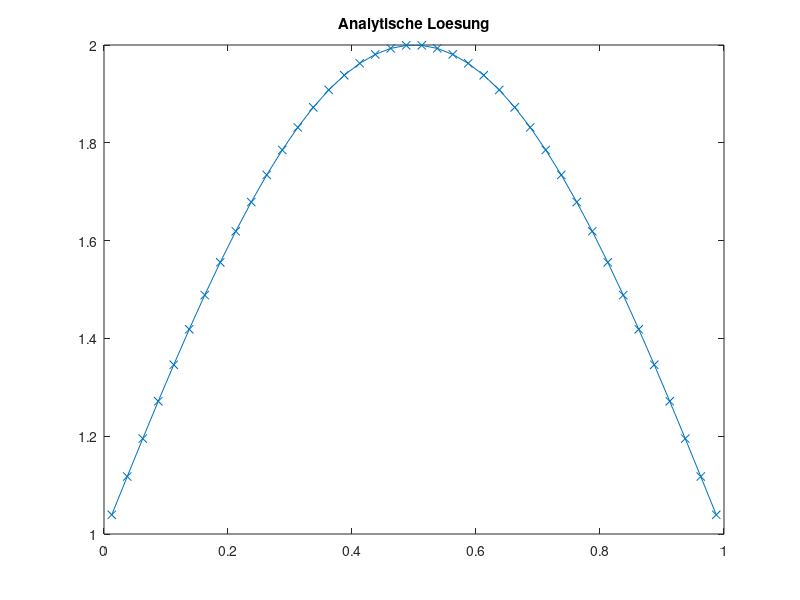
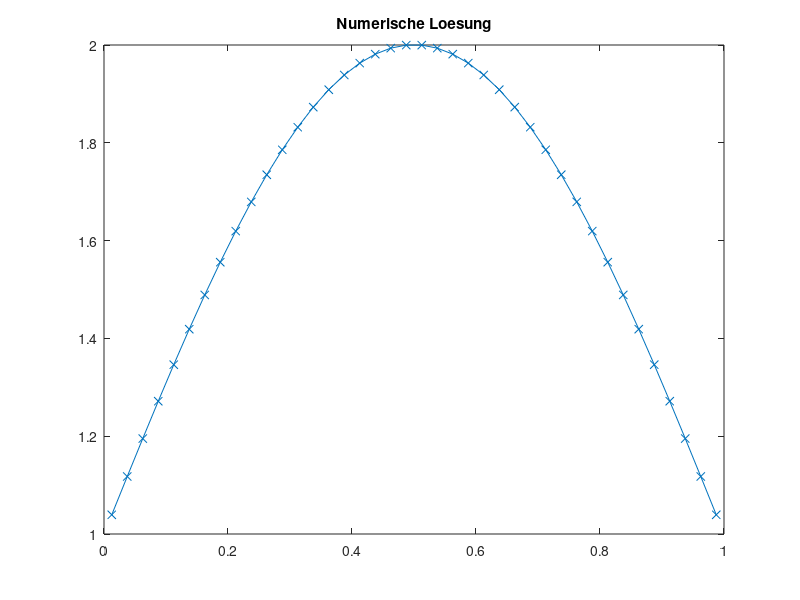
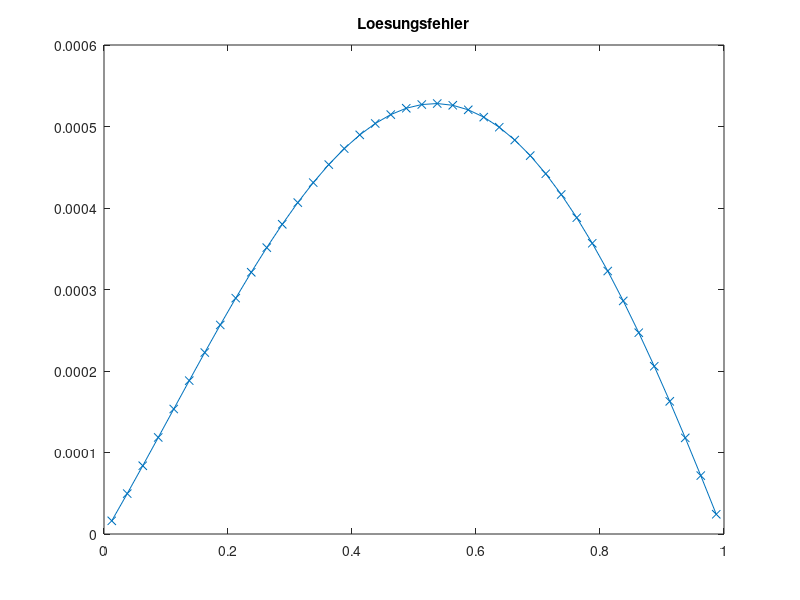

MATLAB code for these plots, in order:
clc
clear all
close all

SOL=@(x) sin(pi*x)+1;
MSOL=@(x) pi*cos(pi*x)-pi^2*sin(pi*x);
DIF=1.0;
KONV=1.0;
BETA=0.5;
XMIN=0.0;
XMAX=1.0;

N=40; % KV's

X = linspace(XMIN, XMAX, N+1);
XC = (X(1:N)+X(2:N+1))/2;
XCR = [XMIN, XC, XMAX];

%%% ANALYTISCHE LÖSUNG
TA = zeros(1, N);
for I=1:N
  TA(I)=SOL(XC(I));
end

figure(1)
plot(XC, TA, 'x-');
title('Analytische Loesung')

%%% FVM Lösung

% Randbedingungen
RBE = SOL(XMAX);
RBW = SOL(XMIN);

% Koeffizienten speichern
AP = zeros(1, N);
AE = zeros(1, N);
AW = zeros(1, N);

for I=1:N
  DX = X(I+1)-X(I);

  DXE = XCR(I+2)-XCR(I+1);
  DXW = XCR(I+1)-XCR(I);

  AE(I) = DIF/(DXE*DX);
  AW(I) = DIF/(DXW*DX);

  AP(I) = -AE(I)-AW(I);

  DCDSE = (X(I+1)-XCR(I+1))/DXE;
  DCDSW = (XCR(I+1)-X(I))/DXW;

  AEK(I) = KONV/DX * DCDSE;
  AWK(I) = -KONV/DX * DCDSW;

  APK(I) = KONV/DX * ((1-DCDSE)-(1-DCDSW));
  AK(I) = KONV/DX;
end

% Gesamtgleichungssystem aufstellen
A = zeros(N);
b = zeros(N,1);

for I=1:N
  b(I) = MSOL(XC(I));

  % Hauptdiagonale
  A(I,I) = AP(I) + APK(I);

  % Westliche Nebendiagonale
  if mod(I,N)==1
    b(I) = b(I) - AW(I)*RBW + AK(I)*RBW;
  else
    A(I, I-1) = AW(I) + AWK(I);
  end

  % Östliche Nebendiagonale
  if mod(I,N)==0
    b(I) = b(I) - AE(I)*RBE - AK(I)*RBE;
  else
    A(I, I+1) = AE(I) + AEK(I);
  end
end

T=A\b;

figure(2)
plot(XC, T, 'x-');
title('Numerische Loesung')

%%% Lösungsfehler berechnen
SERR=0.0;
ERR=zeros(1, N);
for I=1:N
    ERR(I)=T(I)-TA(I);
    SERR=SERR+ERR(I)^2;
end
SERR=sqrt(SERR/(N));

figure(3)
plot(XC, ERR, 'x-');
title('Loesungsfehler')

fprintf('Summierter Fehler %16.10e N=%g\n', SERR, N);


%%% ORDNUNG  BESTIMMEN
ERR5=2.4182329465e-02;
ERR10=5.9638142082e-03;
ERR20=1.4859620816e-03;
ERR40=3.7118037236e-04;
op=log((ERR5)/(ERR10))/log(2);
fprintf('Ordnung des Verfahrens %16.10e \n',op  );
op=log((ERR10)/(ERR20))/log(2);
fprintf('Ordnung des Verfahrens %16.10e \n',op  );
op=log((ERR20)/(ERR40))/log(2);
fprintf('Ordnung des Verfahrens %16.10e \n',op  );


%%%% RESIDUUM BERECHNEN
%t=zeros(N, 1);
%for I=1:N
    %t(I)=SOL(XC(I));
%end

%RES=A*t-b;

%figure(4)
%plot(XC,RES,'x-');

%xlabel('XC')
%ylabel('RES')
%title('Residuum')

%%% Truncation Error berechnen

% b ohne Randwerte
%TE=zeros(1, N);
%for I=1:N
  %b(I) = MSOL(XC(I));
%end

%for I=3:N-2
  %DX = X(I+1)-X(I);
  %TE(I) = (DX/24 * (b(I+1) - 2*b(I) + b(I-1)))... % TE_source
        %+ ((T(I+2)-3*T(I+1)+3*T(I)-T(I-1))/(24*DX))... % TE_e
        %- ((T(I+1)-3*T(I)+3*T(I-1)-T(I-2))/(24*DX)); % TE_w
%end;

%% TE Sonderfälle für Randvolumen
%I=2;
%DX = X(I+1)-X(I);
%TE(I) = (DX/24 * (b(I+1) - 2*b(I) + b(I-1)))... % TE_source
      %+ ((T(I+2)-3*T(I+1)+3*T(I)-T(I-1))/(24*DX))... % TE_e
      %- ((T(I+1)-3*T(I)+4*T(I-1)-2*RBW)/(24*DX)); % TE_w

%I = N-1;
%DX = X(I+1)-X(I);
%TE(I) = (DX/24 * (b(I+1) - 2*b(I) + b(I-1)))... % TE_source
      %+ ((2*RBE-4*T(I+1)+3*T(I)-T(I-1))/(24*DX))... % TE_e
      %- ((T(I+1)-3*T(I)+3*T(I-1)-T(I-2))/(24*DX)); % TE_w

%hold on;
%plot(XC, (N-1).*TE, 'rx-');
